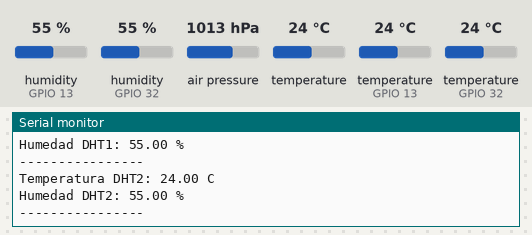
Recording of a sketch running on a simulated ESP32. On the bench: the last lines printed to the serial monitor. Inputs (shaded band) come from the test bench; at power-on: humidity (sensors on GPIO 13, GPIO 32) 55 %, temperature (sensors on GPIO 13, GPIO 32) 24 °C, air pressure 1013 hPa, temperature 24 °C.

Above: at 6.8 s.
6.9 s: humidity (sensor on GPIO 13) set to 22 %
At 9.1 s:
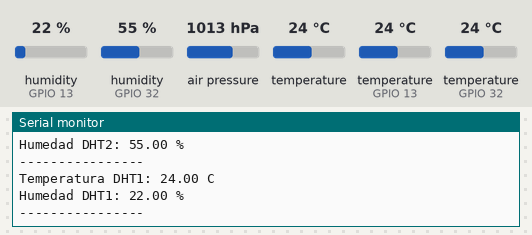
11.4 s: humidity (sensor on GPIO 32) set to 22 %
15.9 s: temperature (sensor on GPIO 13) set to 12 °C
At 16.7 s:
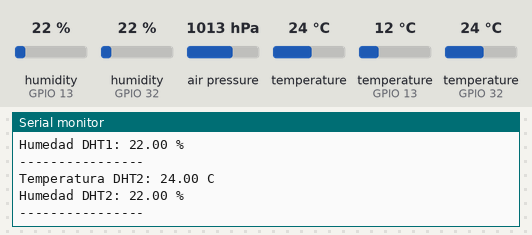
20.4 s: temperature (sensor on GPIO 32) set to 12 °C
At 22.6 s:
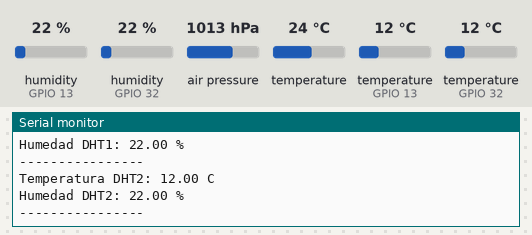
24.9 s: humidity (sensor on GPIO 13) set to 40 %
At 26.7 s:
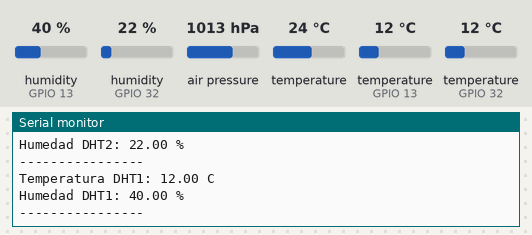
29.4 s: humidity (sensor on GPIO 32) set to 40 %
At 34.7 s:
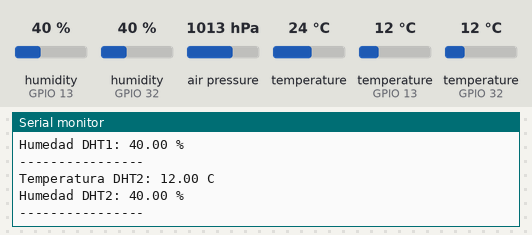
Timing chart, 0 to 34.9 s (numbered marks = the images above; inputs shaded):
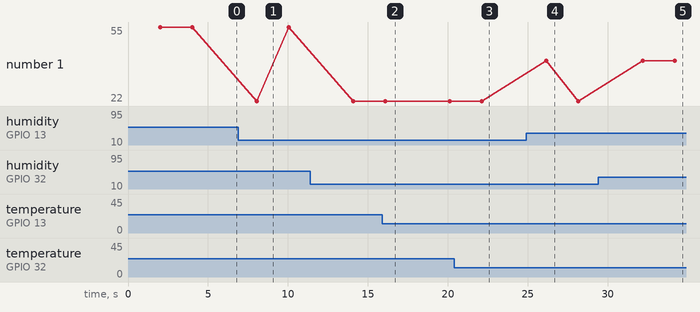

Measured:
- after the input at 6.9 s, the serial monitor: prints a new line after 1.2 s (image 1)
- after the input at 20.4 s, the serial monitor: prints a new line after 1.7 s (image 3)
- after the input at 24.9 s, the serial monitor: prints a new line after 1.3 s (image 4)
- after the input at 29.4 s, the serial monitor: prints a new line after 4.8 s (image 5)

The sketch:

Esp32stationnothingspeak.ino
```cpp
#include "DHT.h"
#include "Adafruit_BMP085.h"

#define pin1 13
#define pin2 32

DHT dht1(pin1, DHT11);  //Azul
DHT dht2(pin2, DHT22);  //Blanco

Adafruit_BMP085 bmp;

void setup() {
  Serial.begin(115200);
  Serial.println("Test de sensores: ");

  dht1.begin();
  dht2.begin();

  bmp.begin();
}

void loop() {

  delay(2000);
  leerdht1();

  delay(2000);
  leerdht2();

  delay(2000);
  leerbmp();
}

void leerdht1() {

  float t1 = dht1.readTemperature();
  float h1 = dht1.readHumidity();

  while (isnan(t1) || isnan(h1)) {
    Serial.println("Lectura fallida en el sensor DHT11, repitiendo la lectura...");
    delay(2000);
    t1 = dht1.readTemperature();
    h1 = dht1.readHumidity();
  }

  Serial.print("Temperatura DHT1: ");
  Serial.print(t1);
  Serial.println(" C ");

  Serial.print("Humedad DHT1: ");
  Serial.print(h1);
  Serial.println(" % ");

  Serial.println("----------------");
}

void leerdht2() {

  float t2 = dht2.readTemperature();
  float h2 = dht2.readHumidity();

  while (isnan(t2) || isnan(h2)) {
    Serial.println("Lectura fallida en el sensor DHT12, repitiendo la lectura...");
    delay(2000);
    t2 = dht1.readTemperature();
    h2 = dht1.readHumidity();
  }

  Serial.print("Temperatura DHT2: ");
  Serial.print(t2);
  Serial.println(" C ");

  Serial.print("Humedad DHT2: ");
  Serial.print(h2);
  Serial.println(" % ");

  Serial.println("----------------");
}


void leerbmp() {

  float temp = bmp.readTemperature();
  float presion = bmp.readPressure();
  float altitud = bmp.readAltitude();
}
```
